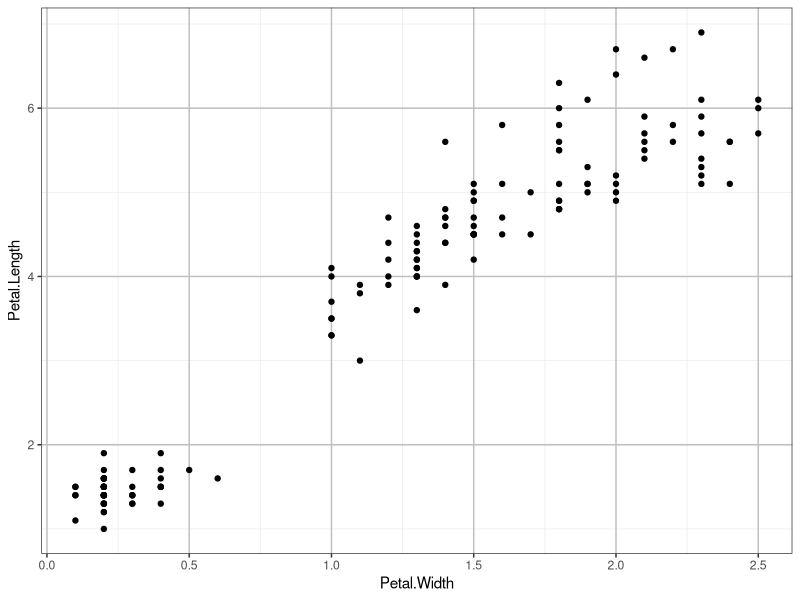

Write the R code that produced this figure.
## ---- chunk 1
options(scipen=8, digits=4)
knitr::opts_chunk$set(
  size = 'small',
  comment=NA,
  collapse =TRUE
)

###########
# improving ggplot2 appearance on a projector screen
ggplot2::theme_set(ggplot2::theme_bw())
ggplot2::theme_update(panel.grid.major = ggplot2::element_line(colour = "grey75"))
## ---- chunk 2
cat("`` ```{r}  ``")
## ---- chunk 3
cat("`` ```  ``")
## ---- chunk 4
data(iris)
str(iris)
## ---- chunk 5
library(ggplot2)
ggplot(iris, aes(x=Petal.Width, y=Petal.Length))+
  geom_point()
